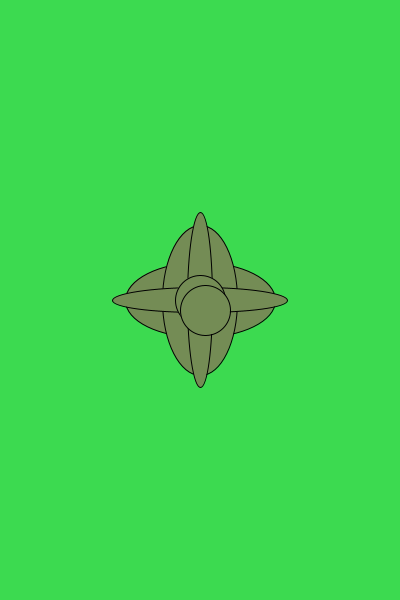
Frame 1 (no input)
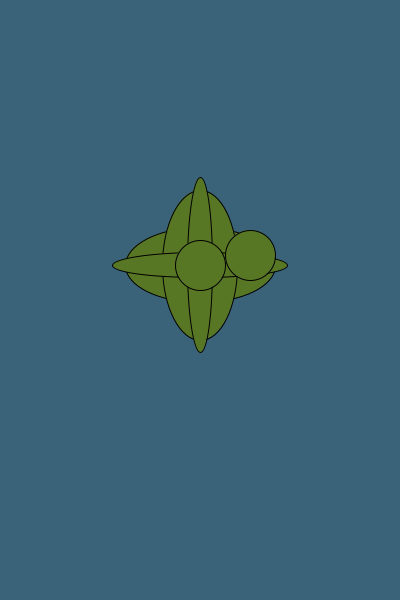
Frame 60 (the mouse pressed at the canvas centre just before this capture)
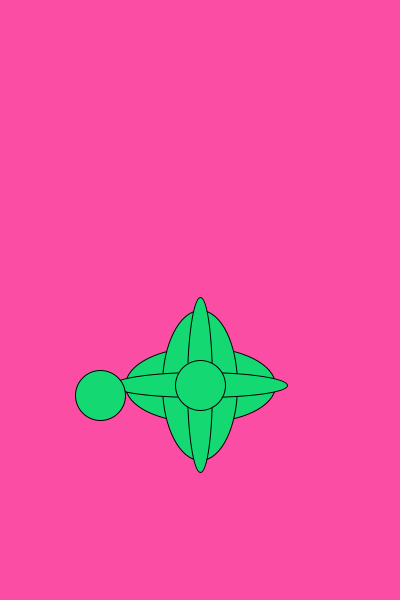
Frame 120 (the mouse held since frame 60 and released just before this capture)

The Processing sketch that drew these frames (run headless with seeded random() and noise(); from frame 60 on, the mouse is pressed at the canvas centre):

// Processing sketch: processing_62008
// ── processing_62008.pde

float radius;
float ballX;
float ballY;
float xSpeed;
float ySpeed;
void setup()
{
  size(400, 600);
  background(random(255), random(255), random(255) );
  smooth();
  frameRate(60);
  // initialize variables:
  ballX = width/2;
  ballY = height/2;
  radius = 25;
  xSpeed = 5;
  ySpeed = 5;
}

void draw()
{
  background(random(255), random(255), random(255) );
  fill(random(255), random(255), random(255) );
  ellipse(width/2, ballY, radius*6, radius*3 );
  ellipse(width/2, ballY, radius*3, radius*6 );
  ellipse(width/2, ballY, radius*1, radius*7 ); 
  ellipse(width/2, ballY, radius*7, radius*1 ); 

  //if ball is at bottom
  if ( ballY >= height-radius )
  {
    ballY= height-radius ;
    ySpeed = ySpeed * (-1);
  } 

  //if ball is at top  
  if ( ballY <= radius )
  {
    ballY= radius ;
    ySpeed = ySpeed * (-1);
  }  


  ellipse( width/2, ballY, radius*2, radius*2 );


  println( "ballY: " + ballY );

  ballY = ballY + ySpeed;


  // Is ball at the right edge?
  if (ballX >= width-radius )
  {
    ballX = width-radius;
    xSpeed = xSpeed * (-1) ;
  }

  // Is ball at the left edge?
  if (ballX <= radius )
  {
    ballX = radius;
    xSpeed = xSpeed * (-1) ;
  }

  ballX = ballX + xSpeed;
  ballY = ballY + ySpeed;
  ellipse( ballX, ballY, radius*2, radius*2 );
  println("x=" + ballX + " y=" + ballY);
}

void mouseDragged()
{
  ballX = mouseX;
  xSpeed = mouseX - pmouseX ;

  ballY = mouseY;
  ySpeed = mouseY - pmouseY ;
}
